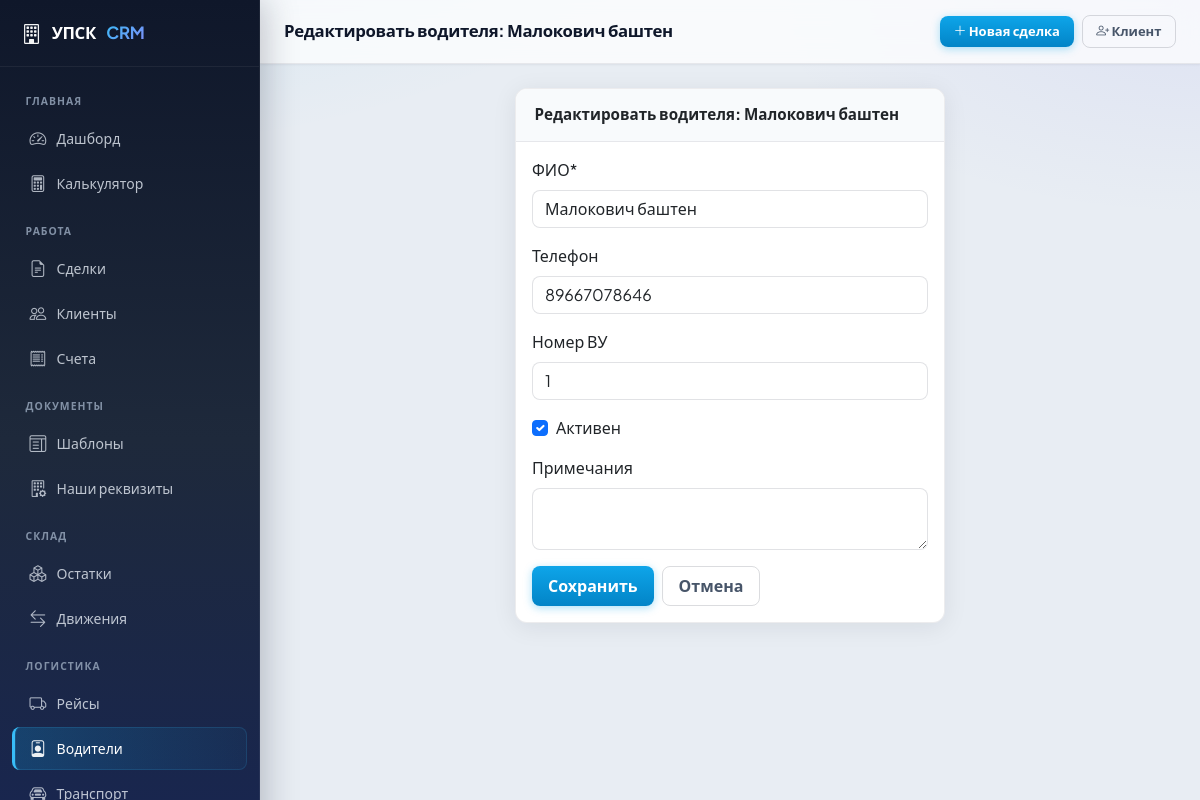
Page /delivery/drivers/1/edit/ on the committed database.
### delivery/models.py (models this page shows, shortened)
class Driver(models.Model):
    full_name = models.CharField('ФИО', max_length=200)
    phone = models.CharField('Телефон', max_length=50, blank=True)
    license_number = models.CharField('Номер ВУ', max_length=50, blank=True)
    is_active = models.BooleanField('Активен', default=True)
    notes = models.TextField('Примечания', blank=True)
    class Meta:
        verbose_name = 'Водитель'
        verbose_name_plural = 'Водители'
        ordering = ['full_name']

### delivery/views.py (the view)
# urls.py: path('drivers/<int:pk>/edit/', views.driver_edit, name='driver_edit'),
def driver_edit(request, pk):
    driver = get_object_or_404(Driver, pk=pk)
    if request.method == 'POST':
        form = DriverForm(request.POST, instance=driver)
        if form.is_valid():
            form.save()
            messages.success(request, 'Водитель обновлён.')
            return redirect('driver_list')
    else:
        form = DriverForm(instance=driver)
    return render(request, 'delivery/driver_form.html', {
        'page_title': f'Редактировать водителя: {driver.full_name}',
        'form': form,
        'driver': driver,
    })

### delivery/forms.py
class DriverForm(forms.ModelForm):
    class Meta:
        model = Driver
        fields = ['full_name', 'phone', 'license_number', 'is_active', 'notes']
        widgets = {
            'notes': forms.Textarea(attrs={'rows': 2}),
        }

### templates/delivery/driver_form.html (shortened to what this page needs)
{% extends "base.html" %}
{% load crispy_forms_tags %}
{% block nav_drivers %}active{% endblock %}
{% block content %}
<div class="row justify-content-center">
  <div class="col-lg-6">
    <div class="card">
      <div class="card-header"><strong>{{ page_title }}</strong></div>
      <div class="card-body">
        <form method="post">
          {{ form|crispy }}
          <div class="d-flex gap-2 mt-3">
            <button type="submit" class="btn btn-primary">Сохранить</button>
            <a href="{% url 'driver_list' %}" class="btn btn-outline-secondary">Отмена</a>
          </div>
        </form>
      </div>
    </div>
  </div>
</div>
{% endblock %}

### static/css/app.css (style rules this page uses)
:root { --sidebar-width: 260px; --topbar-height: 64px; --radius-sm: 8px; --radius-md: 12px; --radius-lg: 16px; --shadow-sm: 0 1px 2px rgba(15, 23, 42, 0.06); --shadow-md: 0 4px 24px rgba(15, 23, 42, 0.08); --shadow-lg: 0 12px 40px rgba(15, 23, 42, 0.12); --surface: #ffffff; --surface-2: #f8fafc; --border: rgba(15, 23, 42, 0.08); --accent: #0ea5e9; --accent-hover: #0284c7; --sidebar-bg: linear-gradient(180deg, #0f172a 0%, #1e293b 48%, #172554 100%); --sidebar-border: rgba(255, 255, 255, 0.06); --text-muted-custom: #64748b; --body-bg: #e8edf3; --bs-body-font-family: "Plus Jakarta Sans", system-ui, -apple-system, "Segoe UI", Roboto, sans-serif; --bs-primary: #0ea5e9; --bs-primary-rgb: 14, 165, 233; --bs-link-color: #0284c7; --bs-border-radius: var(--radius-sm); --bs-card-border-radius: var(--radius-md); }
*, *::before, *::after { box-sizing: border-box; }
body { font-family: var(--bs-body-font-family); background: var(--body-bg); background-image: radial-gradient(ellipse 120% 80% at 0% -20%, rgba(14, 165, 233, 0.12), transparent 50%), radial-gradient(ellipse 80% 60% at 100% 0%, rgba(99, 102, 241, 0.08), transparent 45%); background-attachment: fixed; color: #0f172a; -webkit-font-smoothing: antialiased; }
.card { border: 1px solid var(--border); border-radius: var(--radius-md); box-shadow: var(--shadow-md); background: var(--surface); overflow: hidden; }
.card-header { background: var(--surface-2) !important; border-bottom: 1px solid var(--border); font-weight: 600; font-size: 0.95rem; padding: 0.9rem 1.15rem; }
.btn { font-weight: 600; border-radius: var(--radius-sm); padding: 0.45rem 1rem; }
.btn-primary { background: linear-gradient(180deg, #0ea5e9 0%, #0284c7 100%); border: none; box-shadow: 0 2px 8px rgba(14, 165, 233, 0.35); }
.btn-outline-secondary { border-color: rgba(15, 23, 42, 0.15); color: #475569; }
.form-control, .form-select { border-radius: var(--radius-sm); border-color: rgba(15, 23, 42, 0.12); }

### rows in the picture
Driver: full_name "Малокович баштен", phone "89667078646", license_number "1", is_active "☑"

### other values in the picture
{{ page_title|default:"" }} "Редактировать водителя: Малокович баштен"
{{ page_title }} "Редактировать водителя: Малокович баштен"
